Frame 1 (no input): blank canvas, image omitted
Frame 60 (the mouse pressed at the canvas centre just before this capture): blank canvas, image omitted
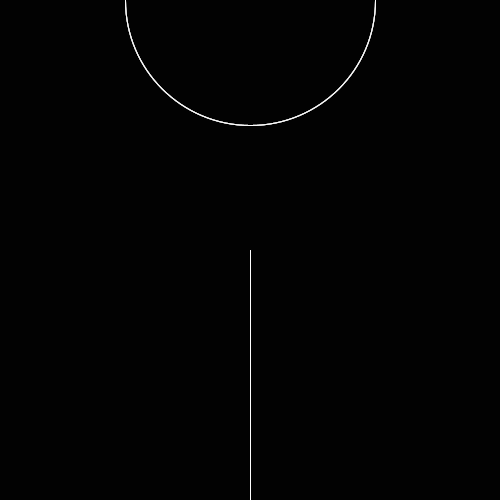
Frame 120 (the mouse held since frame 60 and released just before this capture)

The Processing sketch whose frames 1 and 60 were blank and that drew this single picture after the mouse press (run headless with seeded random() and noise(); from frame 60 on, the mouse is pressed at the canvas centre):

// Processing sketch: processing_30376
// ── processing_30376.pde

void setup(){
  size(500, 500);
  smooth();
}

void draw(){
  fill(0, 50);
  noStroke();
  rect(0, 0, 500, 500);
  
  stroke (255);
  noFill();
  ellipse(250, 0, mouseY, mouseY);
  line(250, mouseY, 250, 500);
}               
